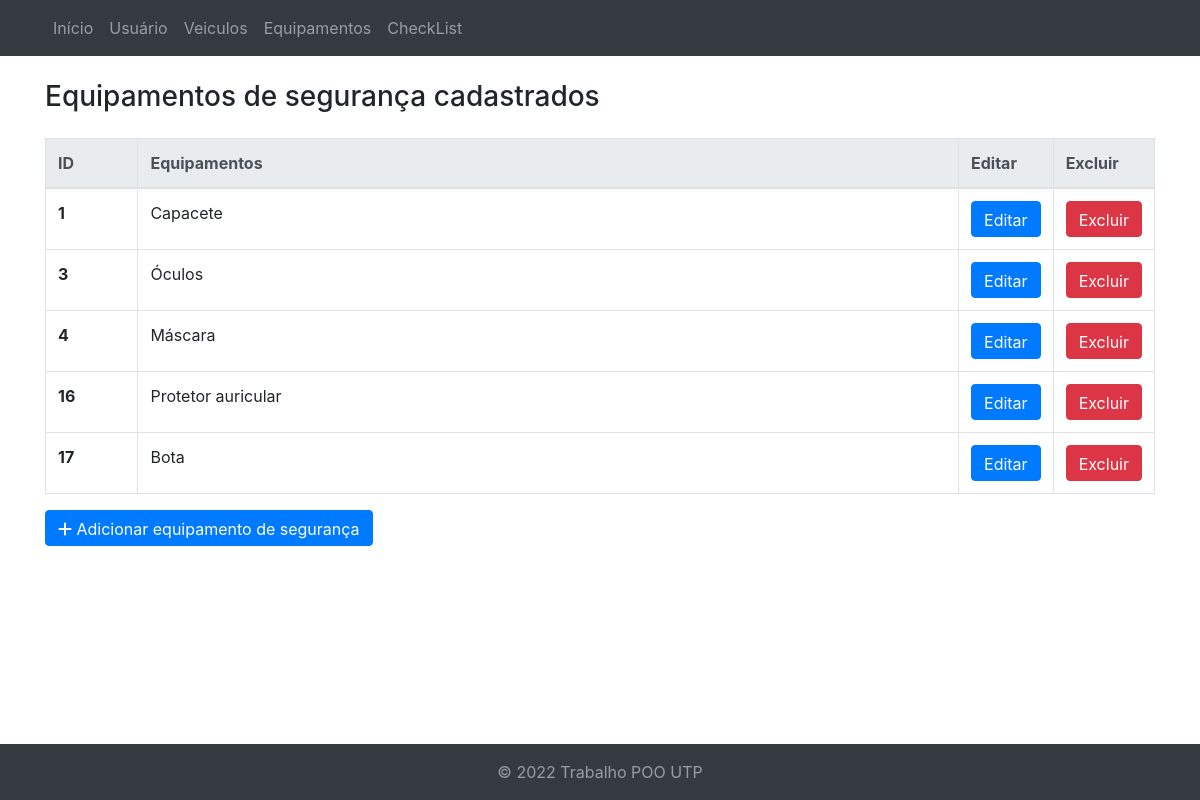
The page /equipamentos/ (signed in) on the database its author committed.
### core/models.py (models this page shows, shortened)
class EquipamentoSeguraca(models.Model):
    id = models.AutoField(primary_key=True)
    descricao_equipamento_seguranca = models.CharField(verbose_name="Descrição do Equipamento de Segurança", max_length=256, blank=True, null=True)

### core/views.py (the view)
# urls.py: path('equipamentos/', views.equipamento, name='equipamento'),
@login_required(login_url='/login/')
def equipamento(request):
    equipamentoseguraca = EquipamentoSeguraca.objects.all()
    response = {'equipamentoseguracas': equipamentoseguraca}
    return render(request, 'equipamentos.html', response)

### Templates/equipamentos.html (shortened to what this page needs)
{% extends "index.html" %}
{% block content %}
<div class="container mt-4 mb-4">
  <div class="">
    <h3>Equipamentos de segurança cadastrados</h3>
    <table class="table table-bordered mt-4">
      <thead class="thead-light">
        <tr>
          <th scope="col">ID</th>
          <th scope="col">Equipamentos</th>
          <th scope="col">Editar</th>
          <th scope="col">Excluir</th>
        </tr>
      </thead>
      <tbody>
        {% for equipamentoseguraca in equipamentoseguracas %}
        <tr>
          <th class="col-1" scope="row">{{equipamentoseguraca.id}}</th>
          <td>{{equipamentoseguraca.descricao_equipamento_seguranca}}</td>
          <td class="col-1"> <a href="editar/?id={{ equipamentoseguraca.id }}" class="btn btn-primary">Editar</a></td>
          <td class="col-1"><a href="excluir/{{ equipamentoseguraca.id }}/" class="btn btn-danger">Excluir</a></td>
        </tr>
        {% endfor %}
      </tbody>
    </table>
    <a href="adicionar/" class="btn btn-primary"><i class="fas fa-solid fa-plus"></i> Adicionar equipamento de segurança</a>
  </div>
</div>
{% endblock %}

### static/css/main.css (style rules this page uses)
.btn { font-weight: 700; height: 36px; -moz-user-select: none; -webkit-user-select: none; user-select: none; cursor: default; }

### rows shown on the page
EquipamentoSeguraca: id "1", descricao_equipamento_seguranca "Capacete"
EquipamentoSeguraca: id "3", descricao_equipamento_seguranca "Óculos"
EquipamentoSeguraca: id "4", descricao_equipamento_seguranca "Máscara"
EquipamentoSeguraca: id "16", descricao_equipamento_seguranca "Protetor auricular"
EquipamentoSeguraca: id "17", descricao_equipamento_seguranca "Bota"
